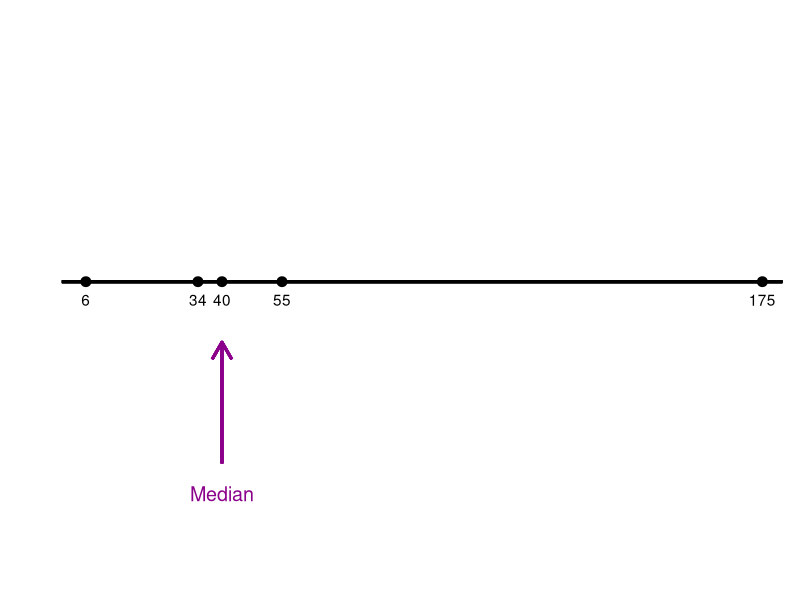
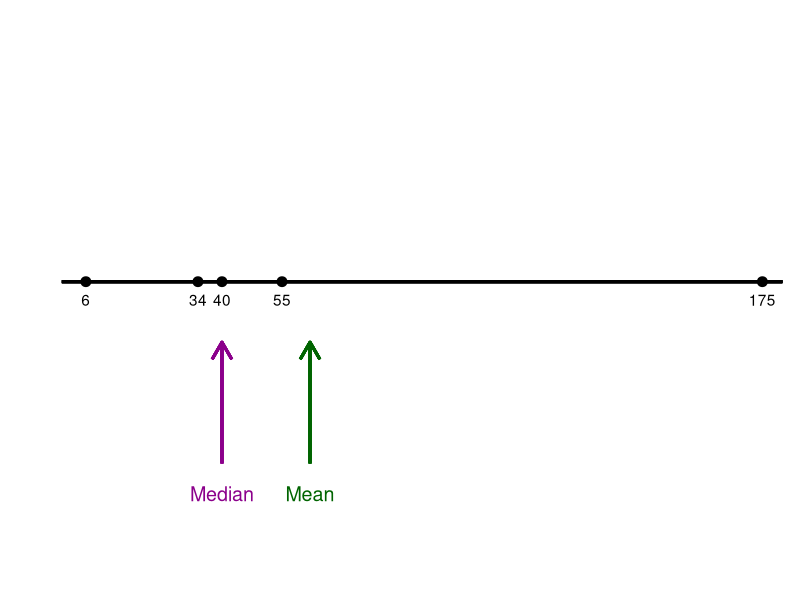

The R source for these figures, in order:
library(ggplot2)
library(patchwork)

font.size <- 22
graphic.settings <- theme_bw(base_size = font.size) + theme(axis.ticks = element_line(size = 0.3)) +  theme(legend.title = element_blank()) + theme(plot.subtitle=element_text(size=font.size/4*3), plot.title=element_text(size=font.size))


# set.seed(42)
#
# n <- 2500
# df <- data.frame(n=1:n, x=round(rnorm(n, mean = 0, sd = 10), 1), y=10)
#
# p <- ggplot(df, aes(x=x, y=y)) + geom_point(position = "jitter") + ylim(c(9.4,10.6))
# p <- p + geom_segment(aes(x = 0, y = 10.5, xend = 0, yend = 9.5), size=2, colour="darkgreen") + geom_segment(aes(x = -5, y = 9.5, xend = -25, yend = 9.5), arrow = arrow(length = unit(0.5, "cm")), size=2, colour="darkmagenta") + geom_segment(aes(x = 5, y = 9.5, xend = 25, yend = 9.5), arrow = arrow(length = unit(0.5, "cm")), size=2, colour="darkmagenta")
# p <- p + graphic.settings + theme(legend.position="none", legend.title = element_blank())
#
# png("../descriptive/descriptive.png", width=500, height=250)
# print(p)
# dev.off()


setwd("/Users/visconti/Documents/Teaching/short_intro_stats/img/descriptive")

pp <- data.frame(x=c(6, 34, 40, 55, 175, 0, 0), y=c(rep(0, 5), 1, -1))

p <- ggplot(pp, aes(x=x, y=y, label=x)) + geom_point(size=3) + geom_segment(aes(x = 0, y = 0, xend = 180, yend = 0), size=1) +  geom_text(vjust = 2) 
p <- p +  geom_segment(aes(x = 40, y = -0.3, xend = 40, yend = -0.1), arrow = arrow(length = unit(0.5, "cm")), size=1, colour="darkmagenta") + annotate('text', x = 40, y = -0.35, label = "Median", parse=T, size=5, colour="darkmagenta")
p <- p + ylim(-0.4, 0.4) + graphic.settings + theme(legend.position="none", legend.title = element_blank()) + theme(axis.text.y=element_blank()) + xlab("") + ylab("")  + theme(panel.grid.major.x = element_blank(), panel.grid.minor.x = element_blank(), panel.grid.major.y = element_blank(), panel.grid.minor.y = element_blank(), axis.ticks.y=element_blank(), panel.border = element_blank()) + scale_x_discrete(breaks=NULL) 



png("median_outlier.png", width=500, height=250)
print(p)
dev.off()

p <- p +  geom_segment(aes(x = 62, y = -0.3, xend = 62, yend = -0.1), arrow = arrow(length = unit(0.5, "cm")), size=1, colour="darkgreen") + annotate('text', x = 62, y = -0.35, label = "Mean", parse=T, size=5, colour="darkgreen")

png("mean_outlier.png", width=500, height=250)
print(p)
dev.off()




#
#
# set.seed(42)
# n <- 5000000
# mu=4
# sigma2=1.5
# df <- data.frame(x=c(1:n), y=rnorm(n, mean=mu, sd=sigma2))
# df$t <- df$y-mu # This is traslated to mean=0
# df$z <- scale(df$y) #This is the standard normal distr
#
# df <- reshape2::melt(df, id="x")
#
# graphic.settings <- theme_bw(base_size = font.size) + theme(axis.ticks = element_line(size = 0.3))  +  theme(axis.text.y=element_blank(), axis.ticks.y=element_blank(), axis.title.y=element_blank())
#
#
# #Only the N distr in magenta
# png("../estimation/n2z_1.png", width=700, height=500)
# print(ggplot(df[df$variable == "y", ], aes(value, colour=variable)) + geom_density(linewidth=2) + graphic.settings + xlim(-8, 12) + ylim(0, 0.4) + scale_color_manual(values=c("magenta", "gray74", "darkgreen")) + theme(legend.position="none"))
# dev.off()
#
#
# # Add the translated dist + the translation lines
# p <- ggplot(df[df$variable != "z", ], aes(value, colour=variable)) + geom_density(linewidth=2) + graphic.settings + xlim(-8, 12) + ylim(0, 0.4) + scale_color_manual(values=c("magenta", "gray74", "darkgreen")) + theme(legend.position="none")
# p <- p + geom_segment(aes(x = mu, y = 0.265, xend = 0, yend = 0.265), arrow = arrow(length = unit(0.5, "cm")), size=1, colour="gray74")
# p
#
# png("../estimation/n2z_2.png", width=700, height=500)
# print(p)
# dev.off()
#
# png("../estimation/n2z_3.png", width=700, height=500)
# print(ggplot(df[df$variable != "y", ], aes(value, colour=variable)) + geom_density(linewidth=2) + graphic.settings + xlim(-8, 12) + ylim(0, 0.4) + scale_color_manual(values=c("gray74", "darkgreen")) + theme(legend.position="none"))
# dev.off()
#
#
# png("../estimation/n2z_4.png", width=700, height=500)
# print(ggplot(df[df$variable != "t", ], aes(value, colour=variable, linetype = variable)) + geom_density(linewidth=2) + graphic.settings + xlim(-8, 12) + ylim(0, 0.4) + scale_color_manual(values=c("magenta", "darkgreen")) + scale_linetype_manual(values=c(2,1)) + theme(legend.position="none"))
# dev.off()
#
#
# # set.seed(42)
# #
# # n <- 5000
# # dt <- data.frame(x=c(1:n),y=rnorm(n))
# # dens <- density(dt$y)
# # df <- data.frame(x=dens$x, y=dens$y)
# # probs <- c(0.25, 0.5, 0.75)
# # quantiles <- quantile(dt$y, prob=probs)
# # df$Quantile <- factor(findInterval(df$x,quantiles))
# # levels(df$Quantile) <- c("Q1", "Q2", "Q3", "Q4")
# #
# # cols <- c("magenta", "green", "blue", "orange")
# # names(cols) <- levels(df$Quantile)
# #
# # p <- ggplot(df, aes(x,y)) + geom_line() + geom_ribbon(aes(ymin=0, ymax=y, fill=Quantile), alpha = .5)
# # p <- p + scale_x_continuous(breaks=quantiles) +  scale_fill_manual(values = cols)
# # p <- p + graphic.settings + theme(legend.position="bottom")
# #
# # png("../descriptive/quantile.png", width=500, height=250)
# # print(p)
# # dev.off()
# #
# #
# # set.seed(42)
# #
# # n <- 250900
# # df <- rbind(data.frame(n=1:n, x=round(rnorm(n, mean = 0, sd = 10), 1), y=10, sd="s10"),
# # 			data.frame(n=1:n, x=round(rnorm(n, mean = 0, sd = 20), 1), y=10, sd="s20"),
# # 			data.frame(n=1:n, x=round(rnorm(n, mean = 0, sd = 30), 1), y=10, sd="s30"))
# # names(cols) <- levels(df$sd)
# #
# #
# # p <- ggplot(df, aes(x, fill = sd, colour = sd)) + geom_density(alpha = .2) + scale_fill_manual(values = cols)
# # p <- p + geom_segment(aes(x = 0, y = -0.0025, xend = 0, yend = 0.0425), size=0.5, colour="black")
# # p <- p + graphic.settings + theme(legend.position="none")
# #
# #
# # png("../descriptive/sd.png", width=500, height=250)
# # print(p)
# # dev.off()
# #
# #
